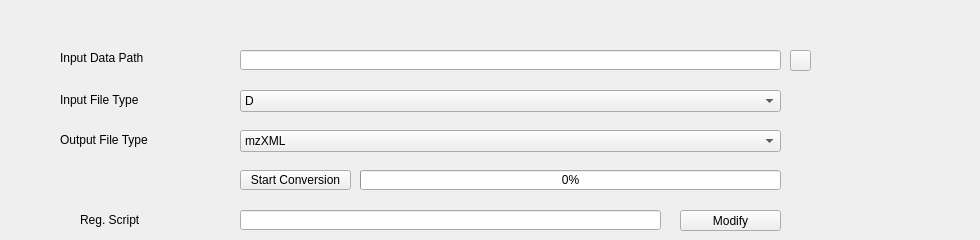
     <widget class="QWidget" name="tab">
      <attribute name="title">
       <string>MsConvert</string>
      </attribute>
      <widget class="QLabel" name="msconvert_input_label">
       <property name="geometry">
        <rect>
         <x>60</x>
         <y>50</y>
         <width>151</width>
         <height>16</height>
        </rect>
       </property>
       <property name="text">
        <string>Input Data Path</string>
       </property>
      </widget>
      <widget class="QLineEdit" name="msconvert_file_path">
       <property name="geometry">
        <rect>
         <x>240</x>
         <y>50</y>
         <width>541</width>
         <height>20</height>
        </rect>
       </property>
      </widget>
      <widget class="QLabel" name="msconvert_output_label">
       <property name="geometry">
        <rect>
         <x>60</x>
         <y>130</y>
         <width>141</width>
         <height>20</height>
        </rect>
       </property>
       <property name="text">
        <string>Output File Type</string>
       </property>
      </widget>
      <widget class="QComboBox" name="msconvert_output_file_type">
       <property name="geometry">
        <rect>
         <x>240</x>
         <y>130</y>
         <width>541</width>
         <height>22</height>
        </rect>
       </property>
       <item>
        <property name="text">
         <string>mzXML</string>
        </property>
       </item>
       <item>
        <property name="text">
         <string>mzML</string>
        </property>
       </item>
      </widget>
      <widget class="QPushButton" name="msconvert_start_conversion_button">
       <property name="geometry">
        <rect>
         <x>240</x>
         <y>170</y>
         <width>111</width>
         <height>20</height>
        </rect>
       </property>
       <property name="text">
        <string>Start Conversion</string>
       </property>
      </widget>
      <widget class="QLabel" name="label_27">
       <property name="geometry">
        <rect>
         <x>60</x>
         <y>90</y>
         <width>141</width>
         <height>20</height>
        </rect>
       </property>
       <property name="text">
        <string>Input File Type</string>
       </property>
      </widget>
      <widget class="QComboBox" name="msconvert_input_type">
       <property name="geometry">
        <rect>
         <x>240</x>
         <y>90</y>
         <width>541</width>
         <height>22</height>
        </rect>
       </property>
       <item>
        <property name="text">
         <string>D</string>
        </property>
       </item>
       <item>
        <property name="text">
         <string>d</string>
        </property>
       </item>
       <item>
        <property name="text">
         <string>wiff</string>
        </property>
       </item>
       <item>
        <property name="text">
         <string>raw</string>
        </property>
       </item>
       <item>
        <property name="text">
         <string>RAW</string>
        </property>
       </item>
      </widget>
      <widget class="QProgressBar" name="msconvertProgressBar">
       <property name="geometry">
        <rect>
         <x>360</x>
         <y>170</y>
         <width>421</width>
         <height>20</height>
        </rect>
       </property>
       <property name="maximum">
        <number>100</number>
       </property>
       <property name="value">
        <number>0</number>
       </property>
       <property name="textVisible">
        <bool>true</bool>
       </property>
       <property name="invertedAppearance">
        <bool>false</bool>
       </property>
      </widget>
      <widget class="QPushButton" name="msconvertInputPath">
       <property name="geometry">
        <rect>
         <x>790</x>
         <y>50</y>
         <width>21</width>
         <height>21</height>
        </rect>
       </property>
       <property name="text">
        <string/>
       </property>
       <property name="icon">
        <iconset resource="../mzroll.qrc">
         <normaloff>:/images/fileopen.png</normaloff>:/images/fileopen.png</iconset>
       </property>
       <property name="iconSize">
        <size>
         <width>14</width>
         <height>14</height>
        </size>
       </property>
      </widget>
      <widget class="QLabel" name="label_39">
       <property name="geometry">
        <rect>
         <x>80</x>
         <y>210</y>
         <width>111</width>
         <height>20</height>
        </rect>
       </property>
       <property name="text">
        <string>Reg. Script</string>
       </property>
      </widget>
      <widget class="QLineEdit" name="scriptPathInput">
       <property name="geometry">
        <rect>
         <x>240</x>
         <y>210</y>
         <width>421</width>
         <height>20</height>
        </rect>
       </property>
      </widget>
      <widget class="QPushButton" name="bashScriptButton">
       <property name="geometry">
        <rect>
         <x>680</x>
         <y>210</y>
         <width>101</width>
         <height>21</height>
        </rect>
       </property>
       <property name="text">
        <string>Modify</string>
       </property>
      </widget>
      <widget class="QLabel" name="msconvertStatus">
       <property name="geometry">
        <rect>
         <x>790</x>
         <y>170</y>
         <width>181</width>
         <height>21</height>
        </rect>
       </property>
       <property name="text">
        <string/>
       </property>
      </widget>
     </widget>
